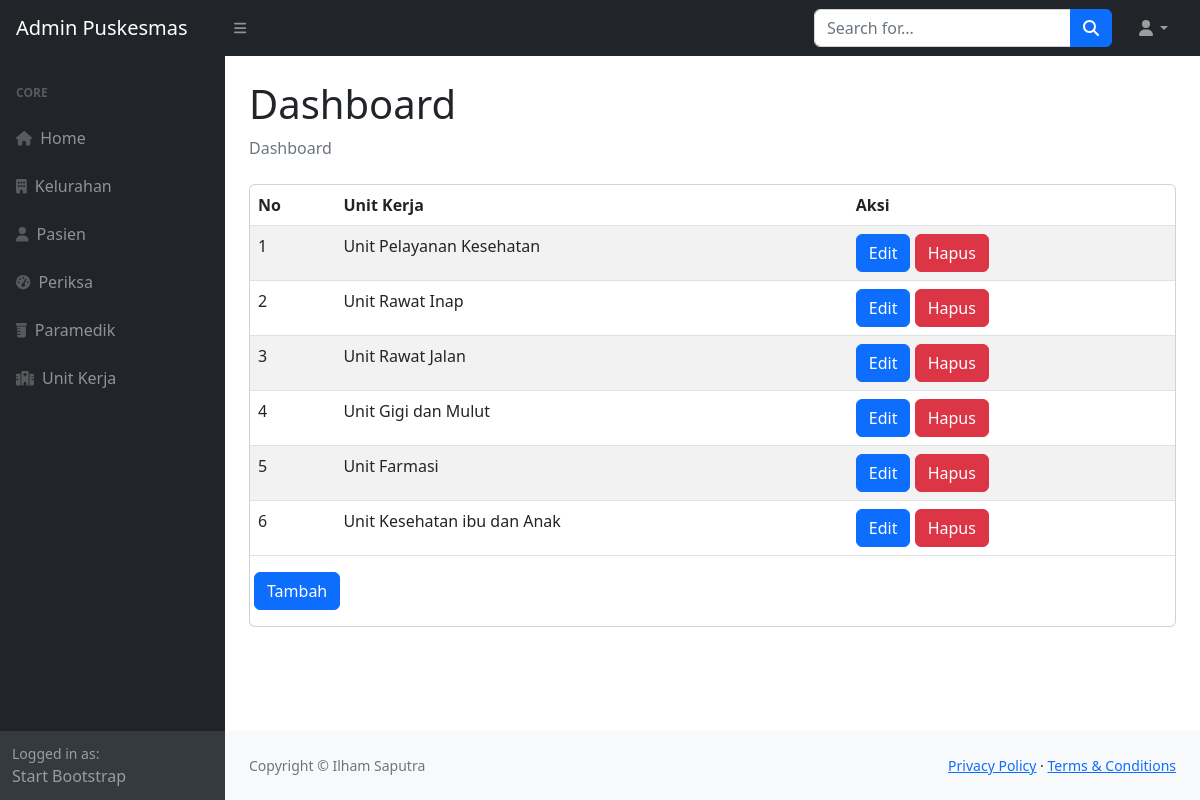
The app's page /admin/unitkerjadb/index.php with its own data.
### tables this page shows
CREATE TABLE `unit_kerja` (
  `id` int(11) NOT NULL,
  `nama` varchar(45) NOT NULL
);

### admin/unitkerjadb/index.php (the view)
<!DOCTYPE html>
<html lang="en">
    <?php require_once('../koneksi.php') ?>
    <?php include_once('../models/meta.php') ?>
    <body class="sb-nav-fixed">
        <?php include_once('../models/header.php') ?>
        <div id="layoutSidenav">
            <div id="layoutSidenav_nav">
                <?php include_once('../models/sidebar.php') ?>
            </div>
            <div id="layoutSidenav_content">
                <main>
                    <div class="container-fluid px-4">
                        <h1 class="mt-4">Dashboard</h1>
                        <ol class="breadcrumb mb-4">
                            <li class="breadcrumb-item active">Dashboard</li>
                        </ol>
                        <div class="card mb-4">
                            <div class="table-responsive">
                                        <table class="table table-striped custom-table">
                                            <thead>
                                                <tr>
                                                    <th>No</th>
                                                    <th>Unit Kerja</th>
                                                    <th>Aksi</th>
                                                </tr>
                                            </thead>
                                            <tbody>
                                                <?php
                                                $no = 1;
                                                $sql = "SELECT * FROM unit_kerja";
                                                $stmt = $dbh->prepare($sql);
                                                $stmt->execute();
                                                $result = $stmt->fetchAll();
                                                foreach ($result as $row) { ?>
                                                    <tr>
                                                        <td><?= $no++ ?></td>
                                                        <td><?= $row['nama'] ?></td>
                                                        <td>
                                                            <a class="btn btn-primary" href="editdata.php?id=<?= $row['id'] ?>">Edit</a>
                                                            <a class="btn btn-danger" href="hapusdata.php?id=<?= $row['id'] ?>">Hapus</a>
                                                        </td>
                                                    </tr>
                                                <?php }
                                                ?>
                                            </tbody>
                                        </table>
                                            <button class="btn btn-primary mb-3 ms-1"><a href="tambahdata.php" class="text-white" style="text-decoration: none;">Tambah</a></button>
                            </div>
                        </div>
                    </div>
                </main>
                <?php include_once('../models/footer.php') ?>
            </div>
        </div>
    </body>
</html>

### records on screen
unit_kerja: nama "Unit Pelayanan Kesehatan"
unit_kerja: nama "Unit Rawat Inap"
unit_kerja: nama "Unit Rawat Jalan"
unit_kerja: nama "Unit Gigi dan Mulut"
unit_kerja: nama "Unit Farmasi"
unit_kerja: nama "Unit Kesehatan ibu dan Anak"
